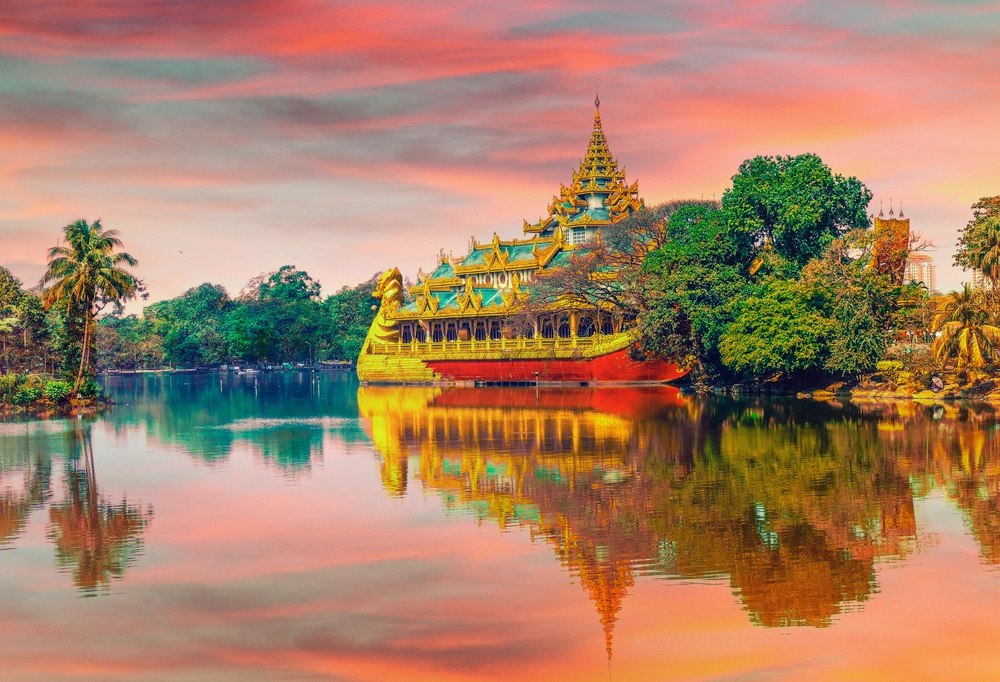
%> input picture b_hsvLayersSplit/images/input.jpg, 1000 x 682 px, shrunk from 4608 x 3144 before the run
$ octave b_hsvLayersSplit.m   (GNU Octave 9; MATLAB toolbox functions it lacks are replaced by stand-ins)
%> lines starting %> are read from the running program, lines starting %| are printed output that depends on the picture
%Splitting Input Image into its HSV Components

%Initialization
clear; close all; clc;

%Getting Acceptable Image File from User Via Dialog Box
[FileName,PathName]=uigetfile({'*.jpg;*.jpeg;*.png','Acceptable Types'},...
    'Select the "jpg", "jpeg" or "png" file to be Split:');
%> the answer given: images/input.jpg
FullName=fullfile(PathName,FileName);
if isequal(FileName,0)
    disp('Selection Cancelled')
else
    disp(FullName)

    %Read input file
    im=imread(FullName);
%> im is the input picture: size 682x1000x3 uint8; mean R, G, B 168.2, 128.1, 100.7

    %Convert RGB to HSV format
    %NOTE: HSV has each pixel within 0 to 1 for each component H,S,V
    %Hue        -> 0 to 1 = colors vary from red through yellow,
    %                       green, cyan, blue, magenta, and back to red
    %Saturation -> 0 to 1 = unsaturated (or neutral or shades of
    %                       gray) to saturated (or no white component)
    %Value      -> 0 to 1 = brightness or luminance increases
    HSV=rgb2hsv(im);
%> HSV: size 682x1000x3 double; mean H, S, V 0.191, 0.475, 0.687

    %2D array of Ones of input image dimension
    %Since array of ones is taken,
    %HSV default will be -> Red Hue, Max Saturation, Max Brightness
    ones2D=ones(size(im,1),size(im,2));

    %Hue Component, with Max Saturation & Max Brightness, in RGB
    H=hsv2rgb(cat(3,HSV(:,:,1),ones2D,ones2D));
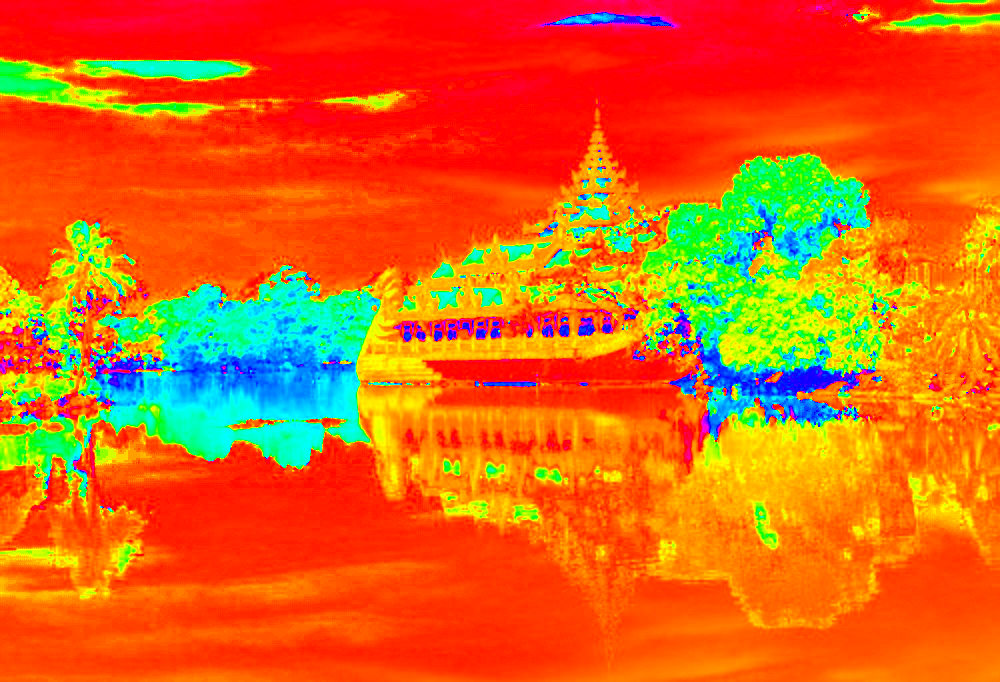
%> H: size 682x1000x3 double; mean R, G, B 0.868, 0.398, 0.0923

    %Saturation Component, with Red Hue & Max Brightness, in RGB
    S=hsv2rgb(cat(3,ones2D,HSV(:,:,2),ones2D));
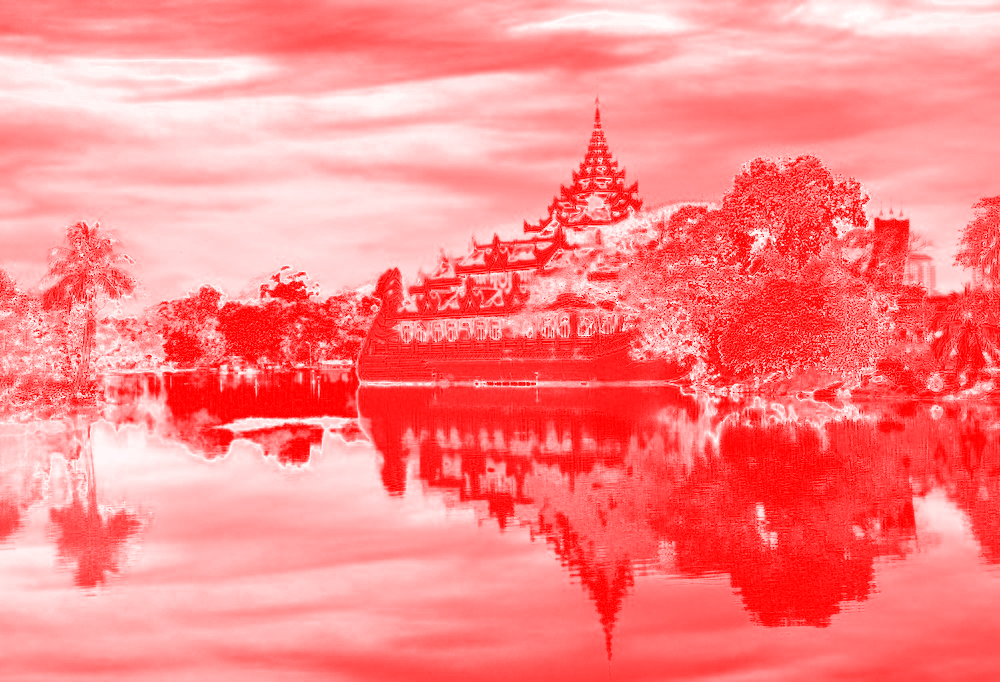
%> S: size 682x1000x3 double; mean R, G, B 1, 0.525, 0.525

    %Value Component, with Red Hue & Max Saturation, in RGB
    V=hsv2rgb(cat(3,ones2D,ones2D,HSV(:,:,3)));
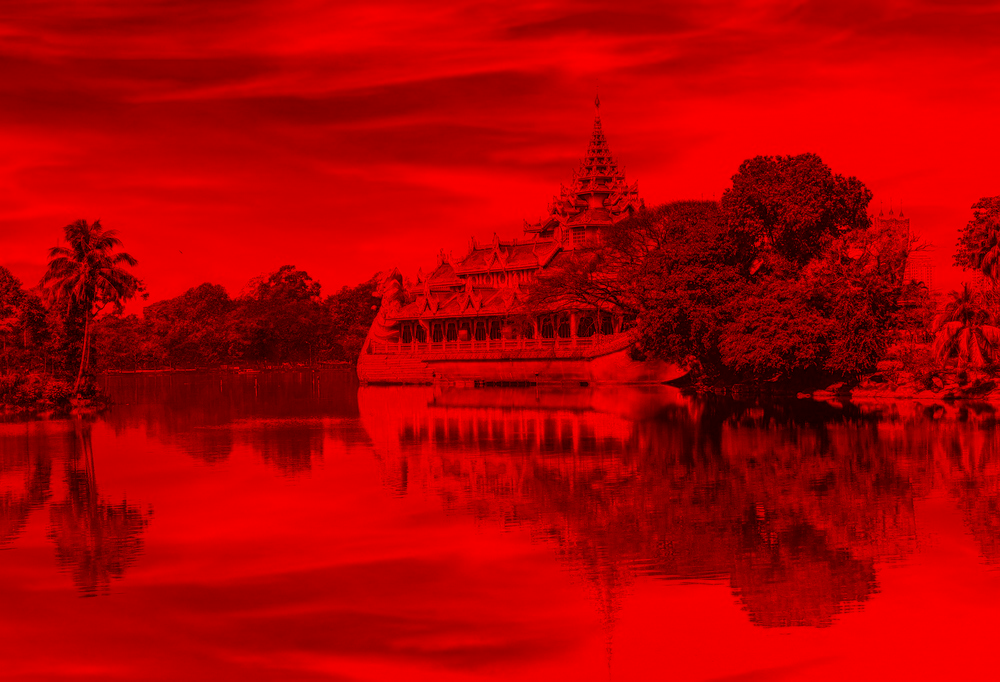
%> V: size 682x1000x3 double; mean R, G, B 0.687, 0, 0

    %Full Screen FIGURE Window
    figure('units','normalized','outerposition',[0 0 1 1]);

    %Display subPlot of Hue Component
    subplot(2,2,1); imshow(H); title('Hue');

    %Display subPlot of Saturation Component
    subplot(2,2,2); imshow(S); title('Saturation');

    %Display subPlot of Value Component
    subplot(2,2,3); imshow(V); title('Value');

    %Display subPlot of ORIGINAL IMAGE
    subplot(2,2,4); imshow(im); title('ORIGINAL IMAGE');
%> after `title('ORIGINAL IMAGE')`:
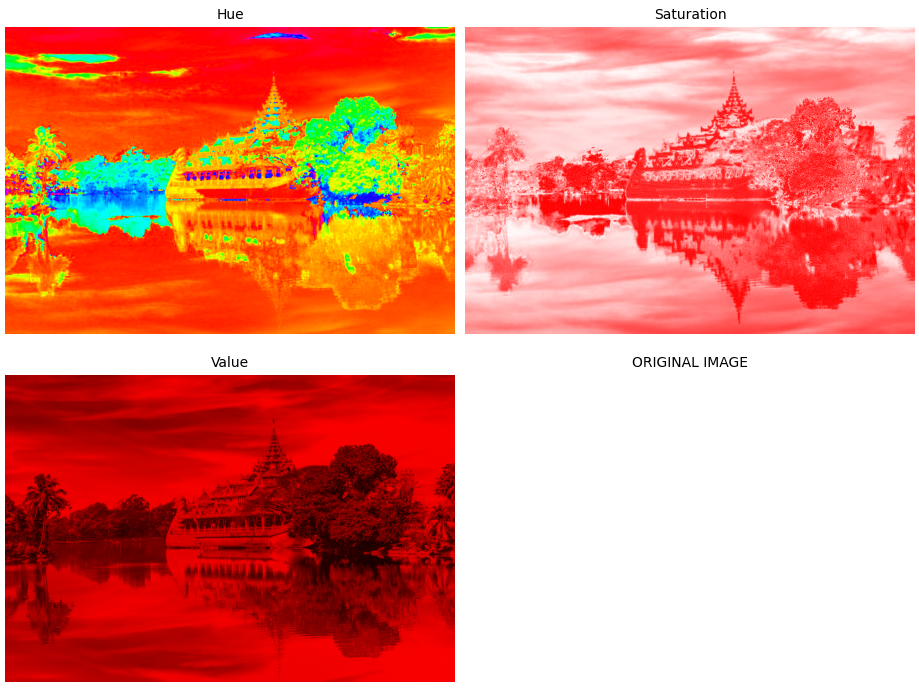
%> figure redrawn from the program's plot data, 4 panels
end
